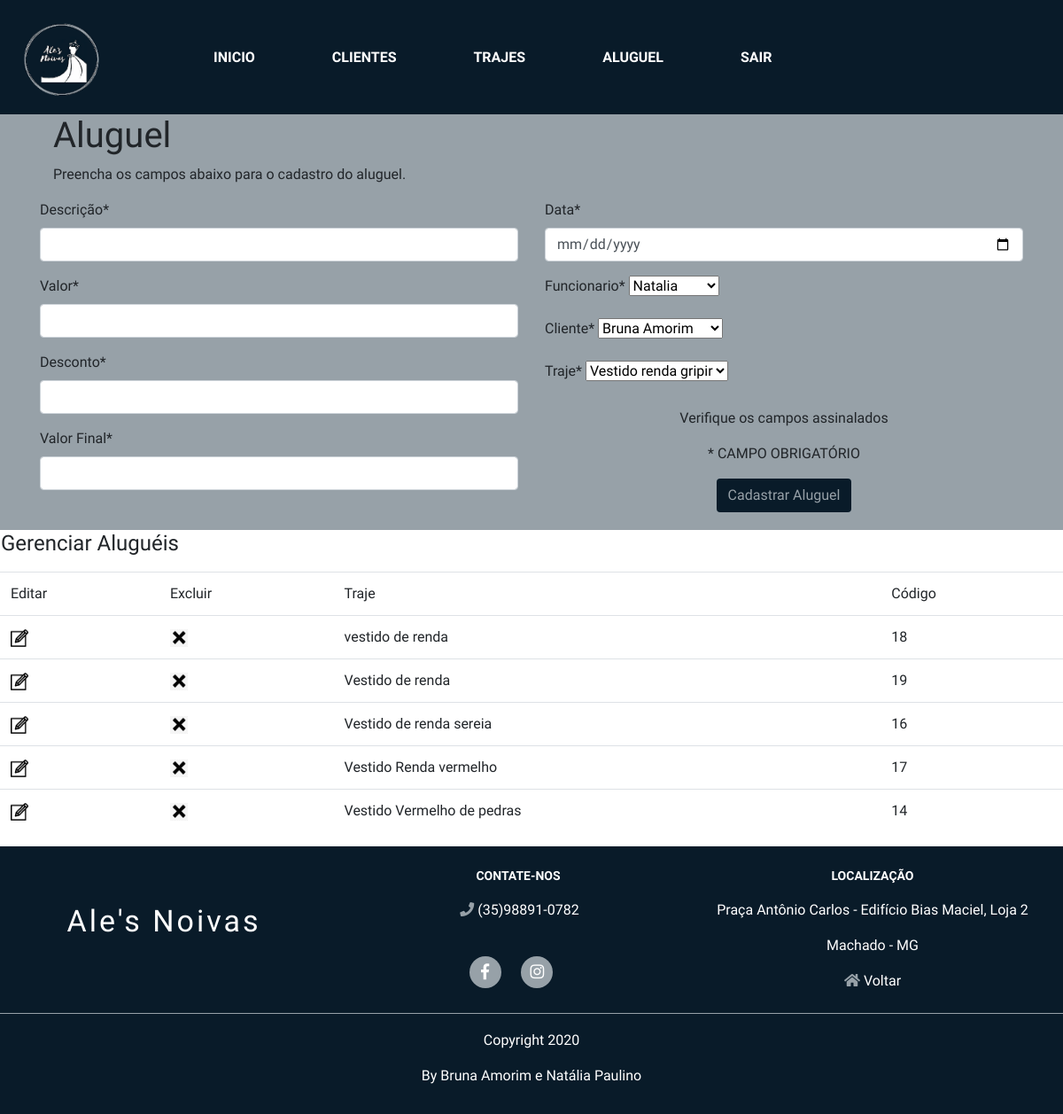
The app's page /aluguel_tela_funcionario.php (signed in) with its own data.
### tables this page shows
CREATE TABLE IF NOT EXISTS `alugueis` (
  `idAlugueis` int(11) NOT NULL AUTO_INCREMENT,
  `descricao` varchar(200) NOT NULL,
  `valor` float NOT NULL,
  `desconto` float DEFAULT NULL,
  `valorFinal` varchar(45) NOT NULL,
  `data` date NOT NULL,
  `Funcionarios_idFuncionario` int(11) NOT NULL,
  `Clientes_idClientes` int(11) NOT NULL,
  `Trajes_idTrajes` int(11) NOT NULL,
  PRIMARY KEY (`idAlugueis`),
  KEY `fk_Alugueis_Funcionarios1_idx` (`Funcionarios_idFuncionario`),
  KEY `fk_Alugueis_Clientes1_idx` (`Clientes_idClientes`),
  KEY `fk_Alugueis_Trajes1_idx` (`Trajes_idTrajes`),
  CONSTRAINT `fk_Alugueis_Clientes1` FOREIGN KEY (`Clientes_idClientes`) REFERENCES `clientes` (`idClientes`) ON DELETE NO ACTION ON UPDATE NO ACTION,
  CONSTRAINT `fk_Alugueis_Funcionarios1` FOREIGN KEY (`Funcionarios_idFuncionario`) REFERENCES `funcionarios` (`idFuncionario`) ON DELETE NO ACTION ON UPDATE NO ACTION,
  CONSTRAINT `fk_Alugueis_Trajes1` FOREIGN KEY (`Trajes_idTrajes`) REFERENCES `trajes` (`idTrajes`) ON DELETE NO ACTION ON UPDATE NO ACTION
);

### aluguel_tela_funcionario.php (the view, shortened to what this page needs)
<?php
include_once("conexao.php");
?>
<!DOCTYPE html>
<html lang="pt-br">
<head>
	<link rel="stylesheet" href="css/bootstrap.css">
	<link rel="stylesheet" href="css/all.css">
	<link rel="stylesheet" href="css/eventoEstilo.css">
	<link rel="stylesheet" href="css/login-funcionario.css">
    <body>
	<div class="container-fluid" style="background-color: #97a1a8;">
		<header>
				<nav class="navbar navbar-expand-lg no-margin">
					<a class="navbar-brand d-none d-lg-block pr-5" href="sistema.html"><img id="logo"src="imagens/logo.png" alt=""></a>
					<div class="collapse navbar-collapse text-center" id="navbarSupportedContent">
						<ul class="navbar-nav mr-auto">
							<li class="nav-item pr-3">
								<a class="nav-link" href="sistema_funcionario.php">Inicio</a>
							</li>
							<li class="nav-item pr-3">
								<a class="nav-link" href="cliente_tela_funcionario.php">Clientes</a>
							</li>
							<li class="nav-item pr-3">
								<a class="nav-link" href="traje_tela_funcionario.php">Trajes</a>
							</li>
							<li class="nav-item pr-3">
								<a class="nav-link" href="aluguel_tela_funcionario.php">Aluguel</a>
							</li>
							<li class="nav-item pr-3">
								<a class="nav-link" href="logout.php">Sair</a>
							</li>
						</ul>
					</div>
				</nav>
			</header>
		<section id="formulario">
			<div class="container">
				<form method="POST" action="processaaluguel_restricao.php">
					<div class="col-md-12">
						<h1>Aluguel</h1>
						<p>Preencha os campos abaixo para o cadastro do aluguel.</p>
					</div>
					<div class="row">
						<div class="col-md-6">
							<div class="form-group">
								<label >Descrição*</label>
								<input type="text" name="descricao" value="" class="form-control" id="descricao"required>
                            </div>
                            <div class="form-group">
								<label>Valor*</label>
								<input type="text" name="valor" value="" class="form-control" id="valor" required>
                            </div>
                            <div class="form-group">
								<label>Desconto*</label>
								<input type="text" name="desconto" value="" class="form-control" id="desconto" required>
                            </div>
							<div class="form-group">
							    <label>Valor Final*</label>
							    <input type="text" name="valorFinal" value="" class="form-control" id="valorFinal" required>
                            </div>
                        </div>
 						<div class="col-md-6">
                         <div class="form-group">
									<label>Data*</label>
									<input type="date" name="data" value="" class="form-control" id="data" required>
							</div>
									<div class="form-group">
									<label>Funcionario*</label>
										<select name="funcionario">
											<?php
												$sql = "select * from funcionarios";
												$resultado_funcionario = mysqli_query($conn, $sql);
												while( $dados = mysqli_fetch_array($resultado_funcionario)){
													$codigo = $dados['idFuncionario'];
													$funcionario = $dados['nome'];
													echo "<option value=$codigo>$funcionario</option>";
												}
											?>
										</select>
									</div>
                                    <div class="form-group">
									<label>Cliente*</label>
										<select name="cliente">
											<?php
												$sql = "select * from clientes";
												$resultado_cliente = mysqli_query($conn, $sql);
												while( $dados = mysqli_fetch_array($resultado_cliente)){
													$codigo = $dados['idClientes'];
													$cliente = $dados['nome'];
													echo "<option value=$codigo>$cliente</option>";
												}
											?>
										</select>
									</div>
                                    <div class="form-group">
									<label>Traje*</label>
										<select name="traje">
											<?php
												$sql = "select * from trajes";
												$resultado_traje = mysqli_query($conn, $sql);
												while( $dados = mysqli_fetch_array($resultado_traje)){
													$codigo = $dados['idTrajes'];
													$traje = $dados['nome'];
													echo "<option value=$codigo>$traje</option>";
												}
											?>
										</select>
									</div>
								<div class="col-md-6 text-center mx-auto d-block" style="padding-top: 5px;">
								<p>Verifique os campos assinalados</p>
								<p>* CAMPO OBRIGATÓRIO</p>
								<button class="btn" type="submit" id="btn-enviar-contato" style="background-color: #091b29; color:#97a1a8; ">Cadastrar Aluguel</button>
							</div>
							</div>
							</div>
						</div>
				</div>
			<fieldset>
             <legend>
              <table>
                 <tr>
                    <td><h4>Gerenciar Aluguéis</h4></a></td>
                 </tr>
              </table>
             </legend>
             <article>
                  <table class="table">
                   <tr class="tr">
                    <td class="tabletd">Editar</td>
                    <td class="tabletd">Excluir</td>
                    <td class="tabletd">Traje</td>
                    <td class="tabletd">Código</td>
                   </tr>
                   <?php
                        include "funcoesbd.php";
                        $conexao = conecta_bd();
                        lista_aluguel_bd ($conexao);
                   ?>
                 </table>
            </article>
        </fieldset>
			<footer id="footer" class="no-margin">
							<div class="footer-top text-center">
								<section class="row col-md-12">
									<div class="col-lg-4 col-md-12 agradecimentos">
										<h3>Ale's Noivas</h3>
									</div>
									<div class="col-lg-4 col-md-12 contatos">
										<h4>Contate-nos</h4>
										<ul>
											<div style="color: #fff"><li class="fas fa-phone mr-1" style="color:#97a1a8"></li>(35)98891-0782</div> <br>
										</ul>
										<div class="redes-sociais">
											<ul>
												<a target="_blank" href="https://www.facebook.com/Ales-Noivas-194238994406490/"><span class="fab fa-facebook-f facebook"></span></a>
												<a target="_blank" href="https://instagram.com/alesvestidos?igshid=10xz4klcsqqg1"><span class="fab fa-instagram instagram" ></span></a>
											</ul>
										</div>
									</div>
									<div class="col-lg-4 col-md-12 loc">
										<h4>Localização</h4>
										<p id="rua">Praça Antônio Carlos - Edifício Bias Maciel, Loja 2 </p>
										<p id="rua">Machado - MG </p>
										<a href="index.html"><div style="color: #fff" ><li class="fas fa-home mr-1" style="color:#97a1a8" ></li>Voltar</div></a>
									</div>
								</section>
							</div>
						</footer>
							<div class="copyright no-margin">
							<p id="copyright" style="color:#fff">Copyright 2020 </p>
							<p>By Bruna Amorim e Natália Paulino</p>
							</div>
</body>
    </head>
			</html>

### funcoesbd.php (shortened to what this page needs)
<!DOCTYPE html>
<html lang="pt-br">
<head>
	<link rel="stylesheet" href="css/bootstrap.css">
	<link rel="stylesheet" href="css/all.css">
	<link rel="stylesheet" href="css/estilo.css">
<?php
function lista_aluguel_bd($conn){
	$comando = "Select *
				From alugueis
				order by descricao";
	$resultado = mysqli_query($conn,$comando);
	while($dados = mysqli_fetch_array($resultado)){
				$idAlugueis = $dados["idAlugueis"];
				echo '
				<tr class="tr">
				<td class="td">'.'<a href="edita_aluguel.php?idAlugueis='.$idAlugueis.'"><img src="imagens/editar.png" alt="Consultar" title="Clique para editar os dados" width="20" height="20"></a>'.'</td>
				<td class="td">'. '<a href="confirmaAluguel.php?idAlugueis='.$idAlugueis.'"><img src="imagens/excluir.png" alt="Excluir"
				title="Clique para excluir os dados" width="20"
				height="20"></a>'.'</td>
				<td class="td">'.$dados["descricao"].'</td>
				<td class="td">'.$dados["idAlugueis"].'</td>
				</tr>';
				}
				}
?>

### css/all.css (style rules this page uses)
.fa, .fas, .far, .fal, .fab { -moz-osx-font-smoothing: grayscale; -webkit-font-smoothing: antialiased; display: inline-block; font-style: normal; font-variant: normal; text-rendering: auto; line-height: 1; }
.fa-facebook-f:before { content: "\f39e"; }
.fa-home:before { content: "\f015"; }
.fa-instagram:before { content: "\f16d"; }
.fa-phone:before { content: "\f095"; }
.fab { font-family: 'Font Awesome 5 Brands'; }
.fa, .fas { font-family: 'Font Awesome 5 Free'; font-weight: 900; }

### css/eventoEstilo.css (style rules this page uses)
a:link { text-decoration:none; }

### css/login-funcionario.css (style rules this page uses)
body { font-family: Ubuntu, arial, sans-serif; }
nav { position: fixed; display: block; height: 129px; z-index: 100; text-align: center; background-color: #091b29; color:#97a1a8; }
#navbarSupportedContent { background-color: #091b29; }
.navbar-brand img { border-radius:circle; width: 88px; height:94px; }
.no-margin { margin-left: -15px; margin-right: -15px; }
.nav-link,.dropdown-item a { color: #fff; text-transform: uppercase; font-weight: bold; margin-left:55px; }
img#logo { margin-top:6px; margin-left: 10px; }
button { margin-bottom: 20px; }
.footer-top { background-color: #091b29; padding: 25px 0 30px 0; margin-bottom: -3rem; }
.agradecimentos { margin-bottom: 30px; }
.agradecimentos h3 { font-size: 34px; padding: 2px 0 2px 0; margin-top: 40px; line-height: 1; font-weight: 400; letter-spacing: 3px; color: #fff; }
.footer-top h4 { font-size: 14px; font-weight: bold; color: #fff; text-transform: uppercase; position: relative; padding-bottom: 10px; }
.contatos { margin-bottom: 30px; }
.contatos ul { padding-left:3px; }
.redes-sociais a { font-size: 18px; display: inline-block; background: #97a1a8; color: #fff; line-height: 1; padding: 8px 0; margin-right: 19px; border-radius: 50%; text-align: center; width: 36px; height: 36px; transition: 0.3s; }
.loc { margin-bottom: 30px; }
#rua { color: #fff; }
.copyright { background-color:#091b29; color: #fff; text-align: center; padding-bottom: 15px; border-top: 1px solid #97a1a8; padding-top: 18px; }
.nav-link,.dropdown-item a { color: #fff; text-transform: uppercase; font-weight: bold; }

### css/estilo.css (style rules this page uses)
body { font-family: Ubuntu, arial, sans-serif; }
nav { position: fixed; display: block; height: 129px; z-index: 100; text-align: center; background-color: #091b29; color:#97a1a8; }
#navbarSupportedContent { background-color: #091b29; }
.navbar-brand img { border-radius:circle; width: 88px; height:94px; }
.no-margin { margin-left: -15px; margin-right: -15px; }
.nav-link,.dropdown-item a { color: #fff; text-transform: uppercase; font-weight: bold; }
img#logo { margin-top:6px; margin-left: 10px; }
button { margin-bottom: 20px; }
.footer-top { background-color: #091b29; padding: 25px 0 30px 0; margin-bottom: -3rem; }
.agradecimentos { margin-bottom: 30px; }
.agradecimentos h3 { font-size: 34px; padding: 2px 0 2px 0; margin-top: 40px; line-height: 1; font-weight: 400; letter-spacing: 3px; color: #fff; }
.footer-top h4 { font-size: 14px; font-weight: bold; color: #fff; text-transform: uppercase; position: relative; padding-bottom: 10px; }
.contatos { margin-bottom: 30px; }
.contatos ul { padding-left:3px; }
.redes-sociais a { font-size: 18px; display: inline-block; background: #97a1a8; color: #fff; line-height: 1; padding: 8px 0; margin-right: 19px; border-radius: 50%; text-align: center; width: 36px; height: 36px; transition: 0.3s; }
.loc { margin-bottom: 30px; }
#rua { color: #fff; }
.copyright { background-color:#091b29; color: #fff; text-align: center; padding-bottom: 15px; border-top: 1px solid #97a1a8; padding-top: 18px; }

### records on screen
alugueis: descricao "vestido de renda", idAlugueis "18"
alugueis: descricao "Vestido de renda", idAlugueis "19"
alugueis: descricao "Vestido de renda sereia", idAlugueis "16"
alugueis: descricao "Vestido Renda vermelho", idAlugueis "17"
alugueis: descricao "Vestido Vermelho de pedras", idAlugueis "14"

### other values on screen
form field funcionario "Natalia"
form field cliente "Bruna Amorim"
form field traje "Vestido renda gripir"
